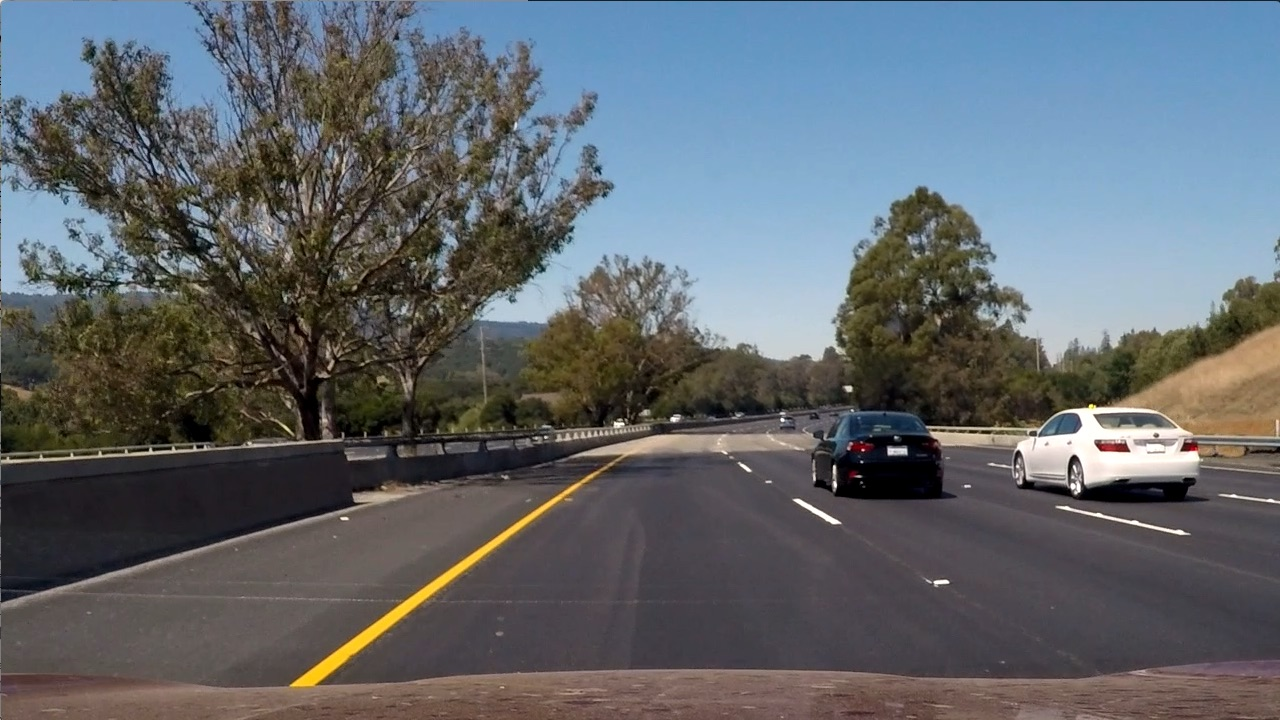
#> input picture lablearn/car.jpg, 1280 x 720 px
$ jupyter execute --allow-errors lablearn.ipynb   (shell and % lines are left out)   (older library calls are emulated)
#> lines starting #> are read from the running program, lines starting #| are printed output that depends on the picture
[cell 1]
#Functions to be used
#cv.Rectangle(img, pt1, pt2, color, thickness=1, lineType=8, shift=0)

[cell 2]
import cv2
import matplotlib.image as mpimg
import matplotlib.pyplot as plt
import numpy as np
import os
from mpl_toolkits.mplot3d import Axes3D

img=mpimg.imread("./lablearn/car.jpg")
#> img is the input picture: shape (720, 1280, 3); mean R, G, B 97, 102.6, 107.9
plt.imshow(img)

[cell 3]
img1=cv2.rectangle(img,(800,500),(950,400),(0,0,255),2)
plt.imshow(img1)

#> (a cell that did not finish here is left out)

[cell 5]
# [27 lines left out: functions color_hist, plot_color_hist, not called in this run]

#> (a cell that did not finish here is left out)

[cell 7]
def plot3d(pixels, colors_rgb,
        axis_labels=list("RGB"), axis_limits=[(0, 255), (0, 255), (0, 255)]):
    """Plot pixels in 3D."""

    # Create figure and 3D axes
    fig = plt.figure(figsize=(8, 8))
    ax = Axes3D(fig)

    # Set axis limits
    ax.set_xlim(*axis_limits[0])
    ax.set_ylim(*axis_limits[1])
    ax.set_zlim(*axis_limits[2])

    # Set axis labels and sizes
    ax.tick_params(axis='both', which='major', labelsize=14, pad=8)
    ax.set_xlabel(axis_labels[0], fontsize=16, labelpad=16)
    ax.set_ylabel(axis_labels[1], fontsize=16, labelpad=16)
    ax.set_zlabel(axis_labels[2], fontsize=16, labelpad=16)

    # Plot pixel values with colors given in colors_rgb
    ax.scatter(
        pixels[:, :, 0].ravel(),
        pixels[:, :, 1].ravel(),
        pixels[:, :, 2].ravel(),
        c=colors_rgb.reshape((-1, 3)), edgecolors='none')

    return ax  # return Axes3D object for further manipulation

[cell 8]
def process_plot3d(img):
    scale = max(img.shape[0], img.shape[1], 64) / 64  # at most 64 rows and columns
    img_small = cv2.resize(img, (np.int(img.shape[1] / scale), np.int(img.shape[0] / scale)), interpolation=cv2.INTER_NEAREST)

# Convert subsampled image to desired color space(s)
    img_small_RGB = cv2.cvtColor(img_small, cv2.COLOR_BGR2RGB)  # OpenCV uses BGR, matplotlib likes RGB
    img_small_HSV = cv2.cvtColor(img_small, cv2.COLOR_BGR2HSV)
    img_small_rgb = img_small_RGB / 255.  # scaled to [0, 1], only for plotting

# Plot and show
    plot3d(img_small_RGB, img_small_rgb)
    plt.show()
    plot3d(img_small_HSV, img_small_rgb, axis_labels=list("HSV"))
    plt.show()

def read_img(imgurl):
    extension=os.path.splitext(imgurl)[1]
    if(extension==".png"):
        return cv2.imread(imgurl)
    elif(extension==".jpg"):
        return mpimg.imread(imgurl)
    else:
        pass

[cell 9]
imgurl="./lablearn/lab1.png"
#> imgurl = './lablearn/lab1.png'
image1=read_img(imgurl)
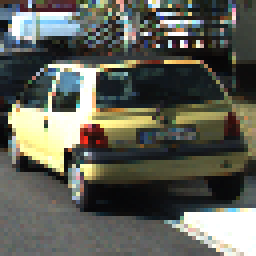
#> input picture lablearn/lab1.png, 64 x 64 px (shown 4 times larger)
#> in read_img, returned value is the input picture: shape (64, 64, 3); mean B, G, R 86.6, 95.9, 94.3
process_plot3d(image1)
#> in process_plot3d, `img_small_HSV = cv2.cvtColor(img_small, cv2.COLOR_BGR2HSV)`: img_small_HSV: shape (64, 64, 3); mean H, S, V 62, 61, 102.7

[cell 10]
imgurl="./lablearn/lab2.png"
image1=read_img(imgurl)
#> call 2 of read_img, with imgurl = './lablearn/lab2.png'
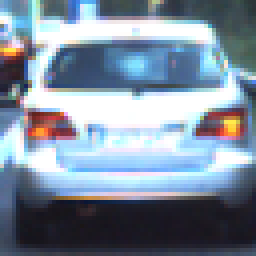
#> input picture lablearn/lab2.png, 64 x 64 px (shown 4 times larger)
#> in read_img, returned value is the input picture: shape (64, 64, 3); mean B, G, R 157.5, 141.3, 126.3
process_plot3d(image1)
#> in process_plot3d (call 2), `img_small_HSV = cv2.cvtColor(img_small, cv2.COLOR_BGR2HSV)`: img_small_HSV: shape (64, 64, 3); mean H, S, V 97.4, 71.2, 162.6

[cell 11]
imgurl="./lablearn/lab3.png"
image1=read_img(imgurl)
#> call 3 of read_img, with imgurl = './lablearn/lab3.png'
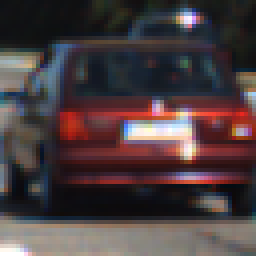
#> input picture lablearn/lab3.png, 64 x 64 px (shown 4 times larger)
#> in read_img, returned value is the input picture: shape (64, 64, 3); mean B, G, R 63.7, 61.8, 75.2
process_plot3d(image1)
#> in process_plot3d (call 3), `img_small_HSV = cv2.cvtColor(img_small, cv2.COLOR_BGR2HSV)`: img_small_HSV: shape (64, 64, 3); mean H, S, V 87.1, 80.1, 81.9

[cell 12]
imgurl="./lablearn/learn1.png"
image1=read_img(imgurl)
#> call 4 of read_img, with imgurl = './lablearn/learn1.png'
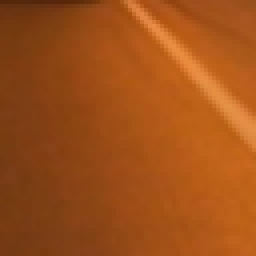
#> input picture lablearn/learn1.png, 64 x 64 px (shown 4 times larger)
#> in read_img, returned value is the input picture: shape (64, 64, 3); mean B, G, R 24.4, 80.3, 159.5
process_plot3d(image1)
#> in process_plot3d (call 4), `img_small_HSV = cv2.cvtColor(img_small, cv2.COLOR_BGR2HSV)`: img_small_HSV: shape (64, 64, 3); mean H, S, V 12.4, 216.5, 159.5

[cell 13]
imgurl="./lablearn/learn2.png"
image1=read_img(imgurl)
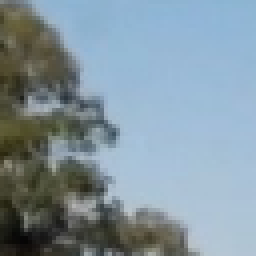
#> input picture lablearn/learn2.png, 64 x 64 px (shown 4 times larger)
#> in read_img, returned value is the input picture: shape (64, 64, 3); mean B, G, R 158.4, 148, 130
process_plot3d(image1)
#> in process_plot3d (call 5), `img_small_HSV = cv2.cvtColor(img_small, cv2.COLOR_BGR2HSV)`: img_small_HSV: shape (64, 64, 3); mean H, S, V 81.6, 57.6, 163.3

[cell 14]
imgurl="./lablearn/learn3.png"
image1=read_img(imgurl)
#> (the rest of this cell did not finish here and is left out)

[cell 15]
#Convert color space of an image, and resize it with desired resolution, and returns a ONE-DIMENSIONAL feature vector.
def bin_spatial(img, color_space='RGB', size=(32, 32)):
    # Convert image to new color space (if specified)
    if color_space != 'RGB':
        if color_space == 'HSV':
            feature_image = cv2.cvtColor(img, cv2.COLOR_RGB2HSV)
        elif color_space == 'LUV':
            feature_image = cv2.cvtColor(img, cv2.COLOR_RGB2LUV)
        elif color_space == 'HLS':
            feature_image = cv2.cvtColor(img, cv2.COLOR_RGB2HLS)
        elif color_space == 'YUV':
            feature_image = cv2.cvtColor(img, cv2.COLOR_RGB2YUV)
        elif color_space == 'YCrCb':
            feature_image = cv2.cvtColor(img, cv2.COLOR_RGB2YCrCb)
    else: feature_image = np.copy(img)
    # Use cv2.resize().ravel() to create the feature vector
    features = cv2.resize(feature_image, size).ravel()
    # Return the feature vector
    return features

[cell 16]
image=read_img("./lablearn/lab1.png")
fvec = bin_spatial(image, color_space='RGB', size=(32, 32))
#> in bin_spatial, `features = cv2.resize(feature_image, size).ravel()`: features = 3072 values, max 255 at index 198, min 6 at index 751, mean 92.41
#> fvec has the same summary as features in bin_spatial
plt.plot(fvec)
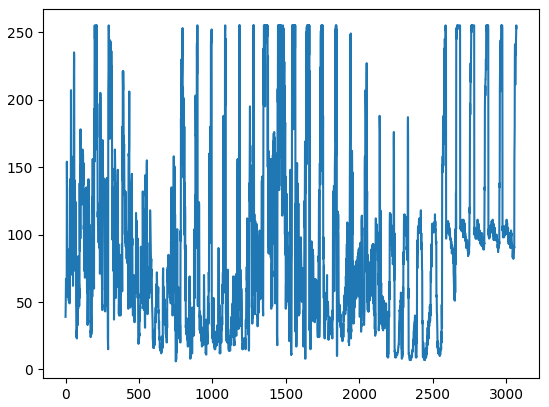
#> figure drawn by matplotlib, 1 panel; curve peaks at x = 198, y = 255

[cell 17]
image=read_img("./lablearn/lab1.png")
fvec = bin_spatial(image, color_space='RGB', size=(64, 64))
#> fvec = 12288 values, max 255 at index 306, min 5 at index 2160, mean 92.29
plt.plot(fvec[0:3072])
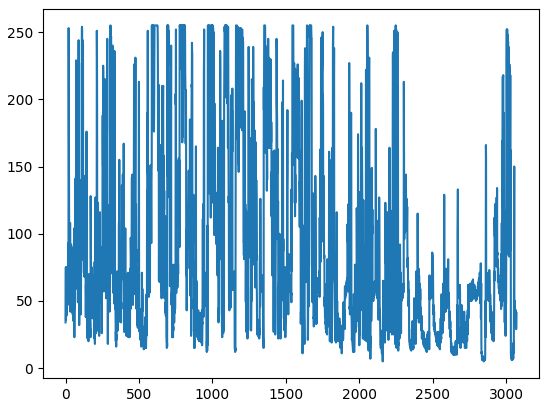
#> figure drawn by matplotlib, 1 panel; curve peaks at x = 306, y = 255

[cell 18]
image=read_img("./lablearn/lab1.png")
fvec = bin_spatial(image, color_space='HSV', size=(32,32))
#> in bin_spatial (call 3), `feature_image = cv2.cvtColor(img, cv2.COLOR_RGB2HSV)`: feature_image: shape (64, 64, 3); mean H, S, V 65.2, 61, 102.7
#> fvec = 3072 values, max 255 at index 200, min 0 at index 1182, mean 76.41
plt.plot(fvec[0:3072])
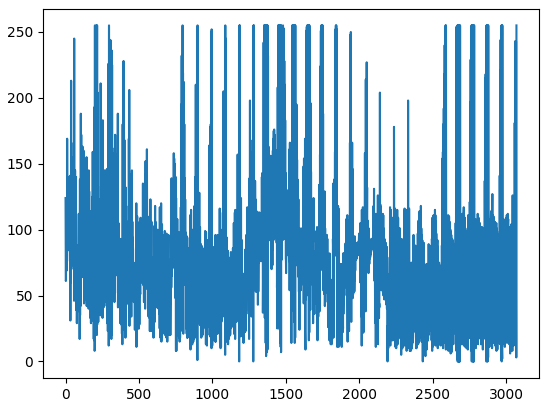
#> figure drawn by matplotlib, 1 panel; curve peaks at x = 200, y = 255

[cell 19]
def get_hog_features(img, orient, pix_per_cell, cell_per_block, vis=False, feature_vec=True):
    if vis == True:
        features, hog_image = hog(img, orientations=orient, pixels_per_cell=(pix_per_cell, pix_per_cell),
                                  cells_per_block=(cell_per_block, cell_per_block), transform_sqrt=False,
                                  visualise=True, feature_vector=False)
        return features, hog_image
    else:
        features = hog(img, orientations=orient, pixels_per_cell=(pix_per_cell, pix_per_cell),
                       cells_per_block=(cell_per_block, cell_per_block), transform_sqrt=False,
                       visualise=False, feature_vector=feature_vec)
        return features


def compare2fig(img1,img2,title1,title2,cmap1='gray',cmap2='gray'):
    fig = plt.figure()
    plt.subplot(121)
    plt.imshow(img1, cmap=cmap1)
    plt.title(title1)
    plt.subplot(122)
    plt.imshow(img2, cmap=cmap2)
    plt.title(title2)

[cell 20]
from skimage.feature import hog
hogimg=read_img("./lablearn/lab1.png")
gray=cv2.cvtColor(hogimg,cv2.COLOR_RGB2GRAY)
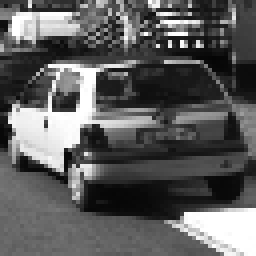
#> gray: shape (64, 64) (shown 4 times larger); min 5, max 255, mean 93
orient = 9
pix_per_cell = 2
cell_per_block = 2
# Call our function with vis=True to see an image output
features, hog_image = get_hog_features(gray, orient,
                        pix_per_cell, cell_per_block,
                        vis=True, feature_vec=False)
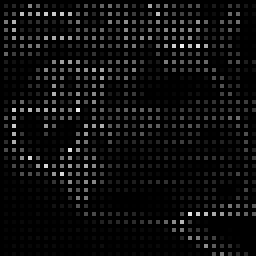
#> hog_image: shape (64, 64) float64 (shown 4 times larger); min 0, max 240, mean 13.1

compare2fig(hogimg,hog_image,"Car Image","Hog Visualization",cmap1=None,cmap2='gray')
#> figure, not shown here; B, G, R data is drawn as R, G, B

[cell 21]
print(features.shape)
#| (31, 31, 2, 2, 9)

Even Sliding Windows Implementation

[cell 22]
image = read_img('./lablearn/3d2.png')

# Here is your draw_boxes function from the previous exercise
# [9 lines left out: function draw_boxes, not called in this run]


# Define a function that takes an image,
# start and stop positions in both x and y,
# window size (x and y dimensions),
# and overlap fraction (for both x and y)
def slide_window(img, x_start_stop=[None, None], y_start_stop=[None, None],
                    xy_window=(64, 64), xy_overlap=(0.5, 0.5)):
    # If x and/or y start/stop positions not defined, set to image size
    if x_start_stop[0] == None:
        x_start_stop[0] = 0
    if x_start_stop[1] == None:
        x_start_stop[1] = img.shape[1]
    if y_start_stop[0] == None:
        y_start_stop[0] = 0
    if y_start_stop[1] == None:
        y_start_stop[1] = img.shape[0]
    # Compute the span of the region to be searched
    xspan = x_start_stop[1] - x_start_stop[0]
    yspan = y_start_stop[1] - y_start_stop[0]
    # Compute the number of pixels per step in x/y
    nx_pix_per_step = np.int(xy_window[0]*(1 - xy_overlap[0]))
    ny_pix_per_step = np.int(xy_window[1]*(1 - xy_overlap[1]))
    # Compute the number of windows in x/y
    nx_buffer = np.int(xy_window[0]*(xy_overlap[0]))
    ny_buffer = np.int(xy_window[1]*(xy_overlap[1]))
    nx_windows = np.int((xspan-nx_buffer)/nx_pix_per_step)
    ny_windows = np.int((yspan-ny_buffer)/ny_pix_per_step)
    # Initialize a list to append window positions to
    window_list = []
    # Loop through finding x and y window positions
    # Note: you could vectorize this step, but in practice
    # you'll be considering windows one by one with your
    # classifier, so looping makes sense
    for ys in range(ny_windows):
        for xs in range(nx_windows):
            # Calculate window position
            startx = xs*nx_pix_per_step + x_start_stop[0]
            endx = startx + xy_window[0]
            starty = ys*ny_pix_per_step + y_start_stop[0]
            endy = starty + xy_window[1]
            # Append window position to list
            window_list.append(((startx, starty), (endx, endy)))
    # Return the list of windows
    return window_list

#> (the rest of this cell did not finish here and is left out)


window_img = draw_boxes(image, windows, color=(0, 0, 255), thick=6)
plt.imshow(window_img)

Search and Classify

[cell 23]
import matplotlib.image as mpimg
import matplotlib.pyplot as plt
import numpy as np
import cv2
import glob
import time
from sklearn.svm import LinearSVC
from sklearn.preprocessing import StandardScaler
from skimage.feature import hog
from lesson_functions import *
# NOTE: the next import is only valid for scikit-learn version <= 0.17
# for scikit-learn >= 0.18 use:
# from sklearn.model_selection import train_test_split
from sklearn.cross_validation import train_test_split

# Define a function to extract features from a single image window
# This function is very similar to extract_features()
# just for a single image rather than list of images
# Define a function to extract features from a single image window
# This function is very similar to extract_features()
# just for a single image rather than list of images
# [77 lines left out: functions single_img_features, search_windows, not called in this run]


# Read in cars and notcars
images = glob.glob('*.jpeg')
cars = []
notcars = []
for image in images:
    if 'image' in image or 'extra' in image:
        notcars.append(image)
    else:
        cars.append(image)
#> after the loop, cars = []; notcars = []

#> (the rest of this cell did not finish here and is left out)
